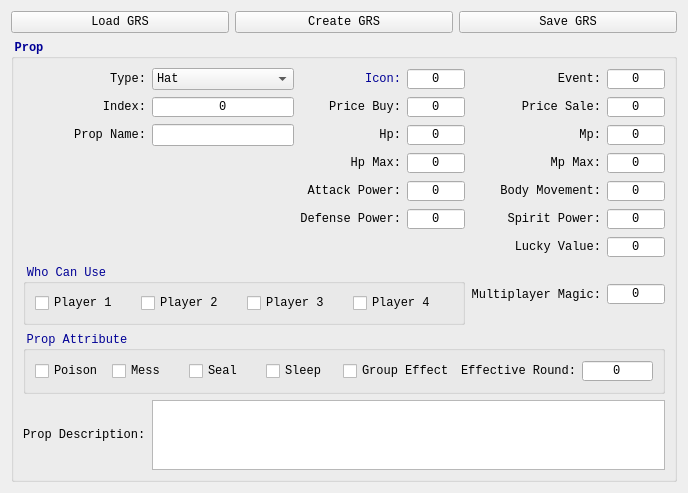
<?xml version="1.0" encoding="UTF-8"?>
<ui version="4.0">
 <class>MainWidget</class>
 <widget class="QWidget" name="MainWidget">
  <property name="geometry">
   <rect>
    <x>0</x>
    <y>0</y>
    <width>667</width>
    <height>442</height>
   </rect>
  </property>
  <layout class="QVBoxLayout" name="verticalLayout">
   <item>
    <layout class="QHBoxLayout" name="topBtnLayout">
     <item>
      <widget class="QPushButton" name="loadGrs">
       <property name="font">
        <font>
         <family>Consolas</family>
         <pointsize>9</pointsize>
         <bold>false</bold>
        </font>
       </property>
       <property name="text">
        <string>Load GRS</string>
       </property>
      </widget>
     </item>
     <item>
      <widget class="QPushButton" name="createGrs">
       <property name="font">
        <font>
         <family>Consolas</family>
         <pointsize>9</pointsize>
         <bold>false</bold>
        </font>
       </property>
       <property name="text">
        <string>Create GRS</string>
       </property>
      </widget>
     </item>
     <item>
      <widget class="QPushButton" name="saveGrs">
       <property name="font">
        <font>
         <family>Consolas</family>
         <pointsize>9</pointsize>
         <bold>false</bold>
        </font>
       </property>
       <property name="text">
        <string>Save GRS</string>
       </property>
      </widget>
     </item>
    </layout>
   </item>
   <item>
    <widget class="QGroupBox" name="propBox">
     <property name="font">
      <font>
       <family>Consolas</family>
       <pointsize>9</pointsize>
       <bold>true</bold>
      </font>
     </property>
     <property name="styleSheet">
      <string notr="true">#propBox {
	color: rgb(0, 0, 150);
	font-weight: bold;
}</string>
     </property>
     <property name="title">
      <string>Prop</string>
     </property>
     <layout class="QGridLayout" name="propLayout">
      <item row="2" column="5">
       <widget class="QSpinBox" name="propMp">
        <property name="font">
         <font>
          <family>Consolas</family>
          <pointsize>9</pointsize>
          <bold>false</bold>
         </font>
        </property>
        <property name="alignment">
         <set>Qt::AlignCenter</set>
        </property>
        <property name="buttonSymbols">
         <enum>QAbstractSpinBox::NoButtons</enum>
        </property>
        <property name="minimum">
         <number>-32768</number>
        </property>
        <property name="maximum">
         <number>32767</number>
        </property>
       </widget>
      </item>
      <item row="4" column="2">
       <widget class="QLabel" name="propAttackPowerLbl">
        <property name="font">
         <font>
          <family>Consolas</family>
          <pointsize>9</pointsize>
          <bold>false</bold>
         </font>
        </property>
        <property name="text">
         <string>Attack Power:</string>
        </property>
        <property name="alignment">
         <set>Qt::AlignRight|Qt::AlignTrailing|Qt::AlignVCenter</set>
        </property>
       </widget>
      </item>
      <item row="2" column="1">
       <widget class="QLineEdit" name="propName">
        <property name="sizePolicy">
         <sizepolicy hsizetype="Minimum" vsizetype="Fixed">
          <horstretch>0</horstretch>
          <verstretch>0</verstretch>
         </sizepolicy>
        </property>
        <property name="font">
         <font>
          <family>Consolas</family>
          <pointsize>9</pointsize>
          <bold>false</bold>
         </font>
        </property>
        <property name="alignment">
         <set>Qt::AlignCenter</set>
        </property>
       </widget>
      </item>
      <item row="1" column="3">
       <widget class="QSpinBox" name="propPriceBuy">
        <property name="font">
         <font>
          <family>Consolas</family>
          <pointsize>9</pointsize>
          <bold>false</bold>
         </font>
        </property>
        <property name="alignment">
         <set>Qt::AlignCenter</set>
        </property>
        <property name="buttonSymbols">
         <enum>QAbstractSpinBox::NoButtons</enum>
        </property>
        <property name="minimum">
         <number>0</number>
        </property>
        <property name="maximum">
         <number>65536</number>
        </property>
       </widget>
      </item>
      <item row="7" column="4">
       <widget class="QLabel" name="multiplayerMagicLbl">
        <property name="font">
         <font>
          <family>Consolas</family>
          <pointsize>9</pointsize>
          <bold>false</bold>
         </font>
        </property>
        <property name="text">
         <string>Multiplayer Magic:</string>
        </property>
        <property name="alignment">
         <set>Qt::AlignRight|Qt::AlignTrailing|Qt::AlignVCenter</set>
        </property>
       </widget>
      </item>
      <item row="3" column="3">
       <widget class="QSpinBox" name="propHpMax">
        <property name="font">
         <font>
          <family>Consolas</family>
          <pointsize>9</pointsize>
          <bold>false</bold>
         </font>
        </property>
        <property name="alignment">
         <set>Qt::AlignCenter</set>
        </property>
        <property name="buttonSymbols">
         <enum>QAbstractSpinBox::NoButtons</enum>
        </property>
        <property name="minimum">
         <number>-128</number>
        </property>
        <property name="maximum">
         <number>127</number>
        </property>
       </widget>
      </item>
      <item row="1" column="4">
       <widget class="QLabel" name="propPriceSaleLbl">
        <property name="font">
         <font>
          <family>Consolas</family>
          <pointsize>9</pointsize>
          <bold>false</bold>
         </font>
        </property>
        <property name="text">
         <string>Price Sale:</string>
        </property>
        <property name="alignment">
         <set>Qt::AlignRight|Qt::AlignTrailing|Qt::AlignVCenter</set>
        </property>
       </widget>
      </item>
      <item row="1" column="0">
       <widget class="QLabel" name="propIdxLbl">
        <property name="font">
         <font>
          <family>Consolas</family>
          <pointsize>9</pointsize>
          <bold>false</bold>
         </font>
        </property>
        <property name="text">
         <string>Index:</string>
        </property>
        <property name="alignment">
         <set>Qt::AlignRight|Qt::AlignTrailing|Qt::AlignVCenter</set>
        </property>
       </widget>
      </item>
      <item row="7" column="5">
       <widget class="QSpinBox" name="multiplayerMagic">
        <property name="font">
         <font>
          <family>Consolas</family>
          <pointsize>9</pointsize>
          <bold>false</bold>
         </font>
        </property>
        <property name="alignment">
         <set>Qt::AlignCenter</set>
        </property>
        <property name="buttonSymbols">
         <enum>QAbstractSpinBox::NoButtons</enum>
        </property>
        <property name="maximum">
         <number>99</number>
        </property>
       </widget>
      </item>
      <item row="1" column="2">
       <widget class="QLabel" name="propPriceBuyLbl">
        <property name="font">
         <font>
          <family>Consolas</family>
          <pointsize>9</pointsize>
          <bold>false</bold>
         </font>
        </property>
        <property name="text">
         <string>Price Buy:</string>
        </property>
        <property name="alignment">
         <set>Qt::AlignRight|Qt::AlignTrailing|Qt::AlignVCenter</set>
        </property>
       </widget>
      </item>
      <item row="4" column="3">
       <widget class="QSpinBox" name="propAttackPower">
        <property name="font">
         <font>
          <family>Consolas</family>
          <pointsize>9</pointsize>
          <bold>false</bold>
         </font>
        </property>
        <property name="alignment">
         <set>Qt::AlignCenter</set>
        </property>
        <property name="buttonSymbols">
         <enum>QAbstractSpinBox::NoButtons</enum>
        </property>
        <property name="minimum">
         <number>-128</number>
        </property>
        <property name="maximum">
         <number>255</number>
        </property>
       </widget>
      </item>
      <item row="0" column="1">
       <widget class="QComboBox" name="propType">
        <property name="font">
         <font>
          <family>Consolas</family>
          <pointsize>9</pointsize>
          <bold>false</bold>
         </font>
        </property>
        <property name="maxVisibleItems">
         <number>14</number>
        </property>
        <item>
         <property name="text">
          <string>Hat</string>
         </property>
        </item>
        <item>
         <property name="text">
          <string>Clothes</string>
         </property>
        </item>
        <item>
         <property name="text">
          <string>Shoes</string>
         </property>
        </item>
        <item>
         <property name="text">
          <string>Cloak</string>
         </property>
        </item>
        <item>
         <property name="text">
          <string>Wristlet</string>
         </property>
        </item>
        <item>
         <property name="text">
          <string>Accessory</string>
         </property>
        </item>
        <item>
         <property name="text">
          <string>Weapon</string>
         </property>
        </item>
        <item>
         <property name="text">
          <string>Concealed Weapon</string>
         </property>
        </item>
        <item>
         <property name="text">
          <string>Medicine</string>
         </property>
        </item>
        <item>
         <property name="text">
          <string>Panacea</string>
         </property>
        </item>
        <item>
         <property name="text">
          <string>Elixir</string>
         </property>
        </item>
        <item>
         <property name="text">
          <string>Dope</string>
         </property>
        </item>
        <item>
         <property name="text">
          <string>Escape</string>
         </property>
        </item>
        <item>
         <property name="text">
          <string>Drama</string>
         </property>
        </item>
       </widget>
      </item>
      <item row="2" column="4">
       <widget class="QLabel" name="propMpLbl">
        <property name="font">
         <font>
          <family>Consolas</family>
          <pointsize>9</pointsize>
          <bold>false</bold>
         </font>
        </property>
        <property name="text">
         <string>Mp:</string>
        </property>
        <property name="alignment">
         <set>Qt::AlignRight|Qt::AlignTrailing|Qt::AlignVCenter</set>
        </property>
       </widget>
      </item>
      <item row="1" column="5">
       <widget class="QSpinBox" name="propPriceSale">
        <property name="font">
         <font>
          <family>Consolas</family>
          <pointsize>9</pointsize>
          <bold>false</bold>
         </font>
        </property>
        <property name="alignment">
         <set>Qt::AlignCenter</set>
        </property>
        <property name="buttonSymbols">
         <enum>QAbstractSpinBox::NoButtons</enum>
        </property>
        <property name="minimum">
         <number>0</number>
        </property>
        <property name="maximum">
         <number>65536</number>
        </property>
       </widget>
      </item>
      <item row="3" column="4">
       <widget class="QLabel" name="propMpMaxLbl">
        <property name="font">
         <font>
          <family>Consolas</family>
          <pointsize>9</pointsize>
          <bold>false</bold>
         </font>
        </property>
        <property name="text">
         <string>Mp Max:</string>
        </property>
        <property name="alignment">
         <set>Qt::AlignRight|Qt::AlignTrailing|Qt::AlignVCenter</set>
        </property>
       </widget>
      </item>
      <item row="2" column="0">
       <widget class="QLabel" name="propNameLbl">
        <property name="font">
         <font>
          <family>Consolas</family>
          <pointsize>9</pointsize>
          <bold>false</bold>
         </font>
        </property>
        <property name="text">
         <string>Prop Name:</string>
        </property>
        <property name="alignment">
         <set>Qt::AlignRight|Qt::AlignTrailing|Qt::AlignVCenter</set>
        </property>
       </widget>
      </item>
      <item row="2" column="2">
       <widget class="QLabel" name="propHpLbl">
        <property name="font">
         <font>
          <family>Consolas</family>
          <pointsize>9</pointsize>
          <bold>false</bold>
         </font>
        </property>
        <property name="text">
         <string>Hp:</string>
        </property>
        <property name="alignment">
         <set>Qt::AlignRight|Qt::AlignTrailing|Qt::AlignVCenter</set>
        </property>
       </widget>
      </item>
      <item row="1" column="1">
       <widget class="QSpinBox" name="propIdx">
        <property name="font">
         <font>
          <family>Consolas</family>
          <pointsize>9</pointsize>
          <bold>false</bold>
         </font>
        </property>
        <property name="alignment">
         <set>Qt::AlignCenter</set>
        </property>
        <property name="buttonSymbols">
         <enum>QAbstractSpinBox::NoButtons</enum>
        </property>
        <property name="maximum">
         <number>255</number>
        </property>
       </widget>
      </item>
      <item row="3" column="5">
       <widget class="QSpinBox" name="propMpMax">
        <property name="font">
         <font>
          <family>Consolas</family>
          <pointsize>9</pointsize>
          <bold>false</bold>
         </font>
        </property>
        <property name="alignment">
         <set>Qt::AlignCenter</set>
        </property>
        <property name="buttonSymbols">
         <enum>QAbstractSpinBox::NoButtons</enum>
        </property>
        <property name="minimum">
         <number>-128</number>
        </property>
        <property name="maximum">
         <number>127</number>
        </property>
       </widget>
      </item>
      <item row="9" column="0">
       <widget class="QLabel" name="propDescriptionLbl">
        <property name="font">
         <font>
          <family>Consolas</family>
          <pointsize>9</pointsize>
          <bold>false</bold>
         </font>
        </property>
        <property name="text">
         <string>Prop Description:</string>
        </property>
       </widget>
      </item>
      <item row="0" column="0">
       <widget class="QLabel" name="propTypeLbl">
        <property name="font">
         <font>
          <family>Consolas</family>
          <pointsize>9</pointsize>
          <bold>false</bold>
         </font>
        </property>
        <property name="text">
         <string>Type:</string>
        </property>
        <property name="alignment">
         <set>Qt::AlignRight|Qt::AlignTrailing|Qt::AlignVCenter</set>
        </property>
       </widget>
      </item>
      <item row="2" column="3">
       <widget class="QSpinBox" name="propHp">
        <property name="font">
         <font>
          <family>Consolas</family>
          <pointsize>9</pointsize>
          <bold>false</bold>
         </font>
        </property>
        <property name="alignment">
         <set>Qt::AlignCenter</set>
        </property>
        <property name="buttonSymbols">
         <enum>QAbstractSpinBox::NoButtons</enum>
        </property>
        <property name="minimum">
         <number>-32768</number>
        </property>
        <property name="maximum">
         <number>32767</number>
        </property>
       </widget>
      </item>
      <item row="7" column="0" colspan="4">
       <widget class="QGroupBox" name="whoCanUseBox">
        <property name="font">
         <font>
          <family>Consolas</family>
          <pointsize>9</pointsize>
          <bold>false</bold>
         </font>
        </property>
        <property name="styleSheet">
         <string notr="true">#whoCanUseBox {
	color: rgb(0, 0, 150);
}</string>
        </property>
        <property name="title">
         <string>Who Can Use</string>
        </property>
        <layout class="QHBoxLayout" name="propWhoCanUseHorLayout">
         <item>
          <widget class="QCheckBox" name="player1Chk">
           <property name="font">
            <font>
             <family>Consolas</family>
             <pointsize>9</pointsize>
             <bold>false</bold>
            </font>
           </property>
           <property name="text">
            <string>Player 1</string>
           </property>
          </widget>
         </item>
         <item>
          <widget class="QCheckBox" name="player2Chk">
           <property name="font">
            <font>
             <family>Consolas</family>
             <pointsize>9</pointsize>
             <bold>false</bold>
            </font>
           </property>
           <property name="text">
            <string>Player 2</string>
           </property>
          </widget>
         </item>
         <item>
          <widget class="QCheckBox" name="player3Chk">
           <property name="font">
            <font>
             <family>Consolas</family>
             <pointsize>9</pointsize>
             <bold>false</bold>
            </font>
           </property>
           <property name="text">
            <string>Player 3</string>
           </property>
          </widget>
         </item>
         <item>
          <widget class="QCheckBox" name="player4Chk">
           <property name="font">
            <font>
             <family>Consolas</family>
             <pointsize>9</pointsize>
             <bold>false</bold>
            </font>
           </property>
           <property name="text">
            <string>Player 4</string>
           </property>
          </widget>
         </item>
        </layout>
       </widget>
      </item>
      <item row="3" column="2">
       <widget class="QLabel" name="propHpMaxLbl">
        <property name="font">
         <font>
          <family>Consolas</family>
          <pointsize>9</pointsize>
          <bold>false</bold>
         </font>
        </property>
        <property name="text">
         <string>Hp Max:</string>
        </property>
        <property name="alignment">
         <set>Qt::AlignRight|Qt::AlignTrailing|Qt::AlignVCenter</set>
        </property>
       </widget>
      </item>
      <item row="5" column="2">
       <widget class="QLabel" name="propDefensePowerLbl">
        <property name="font">
         <font>
          <family>Consolas</family>
          <pointsize>9</pointsize>
          <bold>false</bold>
         </font>
        </property>
        <property name="text">
         <string>Defense Power:</string>
        </property>
        <property name="alignment">
         <set>Qt::AlignRight|Qt::AlignTrailing|Qt::AlignVCenter</set>
        </property>
       </widget>
      </item>
      <item row="5" column="3">
       <widget class="QSpinBox" name="propDefensePower">
        <property name="font">
         <font>
          <family>Consolas</family>
          <pointsize>9</pointsize>
          <bold>false</bold>
         </font>
        </property>
        <property name="alignment">
         <set>Qt::AlignCenter</set>
        </property>
        <property name="buttonSymbols">
         <enum>QAbstractSpinBox::NoButtons</enum>
        </property>
        <property name="minimum">
         <number>-128</number>
        </property>
        <property name="maximum">
         <number>255</number>
        </property>
       </widget>
      </item>
      <item row="4" column="4">
       <widget class="QLabel" name="propBodyMovementLbl">
        <property name="font">
         <font>
          <family>Consolas</family>
          <pointsize>9</pointsize>
          <bold>false</bold>
         </font>
        </property>
        <property name="text">
         <string>Body Movement:</string>
        </property>
        <property name="alignment">
         <set>Qt::AlignRight|Qt::AlignTrailing|Qt::AlignVCenter</set>
        </property>
       </widget>
      </item>
      <item row="4" column="5">
       <widget class="QSpinBox" name="propBodyMovement">
        <property name="font">
         <font>
          <family>Consolas</family>
          <pointsize>9</pointsize>
          <bold>false</bold>
         </font>
        </property>
        <property name="alignment">
         <set>Qt::AlignCenter</set>
        </property>
        <property name="buttonSymbols">
         <enum>QAbstractSpinBox::NoButtons</enum>
        </property>
        <property name="minimum">
         <number>-128</number>
        </property>
        <property name="maximum">
         <number>127</number>
        </property>
       </widget>
      </item>
      <item row="5" column="4">
       <widget class="QLabel" name="propSpiritPowerLbl">
        <property name="font">
         <font>
          <family>Consolas</family>
          <pointsize>9</pointsize>
          <bold>false</bold>
         </font>
        </property>
        <property name="text">
         <string>Spirit Power:</string>
        </property>
        <property name="alignment">
         <set>Qt::AlignRight|Qt::AlignTrailing|Qt::AlignVCenter</set>
        </property>
       </widget>
      </item>
      <item row="6" column="4">
       <widget class="QLabel" name="propLuckyValueLbl">
        <property name="font">
         <font>
          <family>Consolas</family>
          <pointsize>9</pointsize>
          <bold>false</bold>
         </font>
        </property>
        <property name="text">
         <string>Lucky Value:</string>
        </property>
        <property name="alignment">
         <set>Qt::AlignRight|Qt::AlignTrailing|Qt::AlignVCenter</set>
        </property>
       </widget>
      </item>
      <item row="5" column="5">
       <widget class="QSpinBox" name="propSpiritPower">
        <property name="font">
         <font>
          <family>Consolas</family>
          <pointsize>9</pointsize>
          <bold>false</bold>
         </font>
        </property>
        <property name="alignment">
         <set>Qt::AlignCenter</set>
        </property>
        <property name="buttonSymbols">
         <enum>QAbstractSpinBox::NoButtons</enum>
        </property>
        <property name="minimum">
         <number>-128</number>
        </property>
        <property name="maximum">
         <number>127</number>
        </property>
       </widget>
      </item>
      <item row="6" column="5">
       <widget class="QSpinBox" name="propLuckyValue">
        <property name="font">
         <font>
          <family>Consolas</family>
          <pointsize>9</pointsize>
          <bold>false</bold>
         </font>
        </property>
        <property name="alignment">
         <set>Qt::AlignCenter</set>
        </property>
        <property name="buttonSymbols">
         <enum>QAbstractSpinBox::NoButtons</enum>
        </property>
        <property name="minimum">
         <number>-128</number>
        </property>
        <property name="maximum">
         <number>127</number>
        </property>
       </widget>
      </item>
      <item row="0" column="5">
       <widget class="QSpinBox" name="propEvent">
        <property name="font">
         <font>
          <family>Consolas</family>
          <pointsize>9</pointsize>
          <bold>false</bold>
         </font>
        </property>
        <property name="alignment">
         <set>Qt::AlignCenter</set>
        </property>
        <property name="buttonSymbols">
         <enum>QAbstractSpinBox::NoButtons</enum>
        </property>
        <property name="maximum">
         <number>65536</number>
        </property>
       </widget>
      </item>
      <item row="0" column="4">
       <widget class="QLabel" name="propEventLbl">
        <property name="font">
         <font>
          <family>Consolas</family>
          <pointsize>9</pointsize>
          <bold>false</bold>
         </font>
        </property>
        <property name="text">
         <string>Event:</string>
        </property>
        <property name="alignment">
         <set>Qt::AlignRight|Qt::AlignTrailing|Qt::AlignVCenter</set>
        </property>
       </widget>
      </item>
      <item row="0" column="2">
       <widget class="QLabel" name="propIconLbl">
        <property name="font">
         <font>
          <family>Consolas</family>
          <pointsize>9</pointsize>
          <bold>false</bold>
         </font>
        </property>
        <property name="styleSheet">
         <string notr="true">QLabel{ color: rgb(0, 0, 150); }</string>
        </property>
        <property name="text">
         <string>Icon:</string>
        </property>
        <property name="alignment">
         <set>Qt::AlignRight|Qt::AlignTrailing|Qt::AlignVCenter</set>
        </property>
       </widget>
      </item>
      <item row="0" column="3">
       <widget class="QSpinBox" name="propIcon">
        <property name="font">
         <font>
          <family>Consolas</family>
          <pointsize>9</pointsize>
          <bold>false</bold>
         </font>
        </property>
        <property name="alignment">
         <set>Qt::AlignCenter</set>
        </property>
        <property name="buttonSymbols">
         <enum>QAbstractSpinBox::NoButtons</enum>
        </property>
        <property name="maximum">
         <number>255</number>
        </property>
       </widget>
      </item>
      <item row="8" column="0" colspan="6">
       <widget class="QGroupBox" name="propAttrBox">
        <property name="font">
         <font>
          <family>Consolas</family>
          <pointsize>9</pointsize>
          <bold>false</bold>
         </font>
        </property>
        <property name="styleSheet">
         <string notr="true">#propAttrBox {
	color: rgb(0, 0, 150);
}</string>
        </property>
        <property name="title">
         <string>Prop Attribute</string>
        </property>
        <layout class="QHBoxLayout" name="propAttrHorLayout">
         <item>
          <widget class="QCheckBox" name="poisonChk">
           <property name="font">
            <font>
             <family>Consolas</family>
             <pointsize>9</pointsize>
             <bold>false</bold>
            </font>
           </property>
           <property name="text">
            <string>Poison</string>
           </property>
          </widget>
         </item>
         <item>
          <widget class="QCheckBox" name="messChk">
           <property name="font">
            <font>
             <family>Consolas</family>
             <pointsize>9</pointsize>
             <bold>false</bold>
            </font>
           </property>
           <property name="text">
            <string>Mess</string>
           </property>
          </widget>
         </item>
         <item>
          <widget class="QCheckBox" name="sealChk">
           <property name="font">
            <font>
             <family>Consolas</family>
             <pointsize>9</pointsize>
             <bold>false</bold>
            </font>
           </property>
           <property name="text">
            <string>Seal</string>
           </property>
          </widget>
         </item>
         <item>
          <widget class="QCheckBox" name="sleepChk">
           <property name="font">
            <font>
             <family>Consolas</family>
             <pointsize>9</pointsize>
             <bold>false</bold>
            </font>
           </property>
           <property name="text">
            <string>Sleep</string>
           </property>
          </widget>
         </item>
         <item>
          <widget class="QCheckBox" name="groupEffectChk">
           <property name="font">
            <font>
             <family>Consolas</family>
             <pointsize>9</pointsize>
             <bold>false</bold>
            </font>
           </property>
           <property name="text">
            <string>Group Effect</string>
           </property>
          </widget>
         </item>
         <item>
          <widget class="QLabel" name="effectiveRoundLbl">
           <property name="font">
            <font>
             <family>Consolas</family>
             <pointsize>9</pointsize>
             <bold>false</bold>
            </font>
           </property>
           <property name="text">
            <string>Effective Round:</string>
           </property>
           <property name="alignment">
            <set>Qt::AlignRight|Qt::AlignTrailing|Qt::AlignVCenter</set>
           </property>
          </widget>
         </item>
         <item>
          <widget class="QSpinBox" name="effectiveRound">
           <property name="font">
            <font>
             <family>Consolas</family>
             <pointsize>9</pointsize>
             <bold>false</bold>
            </font>
           </property>
           <property name="alignment">
            <set>Qt::AlignCenter</set>
           </property>
           <property name="buttonSymbols">
            <enum>QAbstractSpinBox::NoButtons</enum>
           </property>
           <property name="maximum">
            <number>9</number>
           </property>
          </widget>
         </item>
        </layout>
       </widget>
      </item>
      <item row="9" column="1" colspan="5">
       <widget class="QTextEdit" name="propDescription">
        <property name="font">
         <font>
          <family>Consolas</family>
          <pointsize>9</pointsize>
          <bold>false</bold>
         </font>
        </property>
       </widget>
      </item>
     </layout>
    </widget>
   </item>
  </layout>
 </widget>
 <tabstops>
  <tabstop>loadGrs</tabstop>
  <tabstop>createGrs</tabstop>
  <tabstop>saveGrs</tabstop>
  <tabstop>propType</tabstop>
  <tabstop>propIdx</tabstop>
  <tabstop>propName</tabstop>
  <tabstop>propIcon</tabstop>
  <tabstop>propEvent</tabstop>
  <tabstop>propPriceBuy</tabstop>
  <tabstop>propPriceSale</tabstop>
  <tabstop>propHp</tabstop>
  <tabstop>propMp</tabstop>
  <tabstop>propHpMax</tabstop>
  <tabstop>propMpMax</tabstop>
  <tabstop>propAttackPower</tabstop>
  <tabstop>propDefensePower</tabstop>
  <tabstop>propBodyMovement</tabstop>
  <tabstop>propSpiritPower</tabstop>
  <tabstop>propLuckyValue</tabstop>
  <tabstop>player1Chk</tabstop>
  <tabstop>player2Chk</tabstop>
  <tabstop>player3Chk</tabstop>
  <tabstop>player4Chk</tabstop>
  <tabstop>multiplayerMagic</tabstop>
  <tabstop>poisonChk</tabstop>
  <tabstop>messChk</tabstop>
  <tabstop>sealChk</tabstop>
  <tabstop>sleepChk</tabstop>
  <tabstop>groupEffectChk</tabstop>
  <tabstop>effectiveRound</tabstop>
  <tabstop>propDescription</tabstop>
 </tabstops>
 <resources/>
 <connections/>
</ui>
